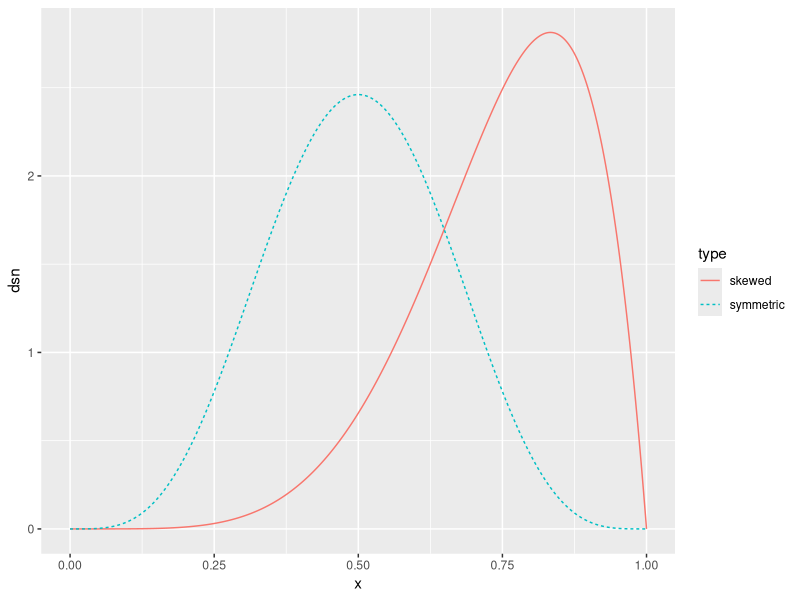
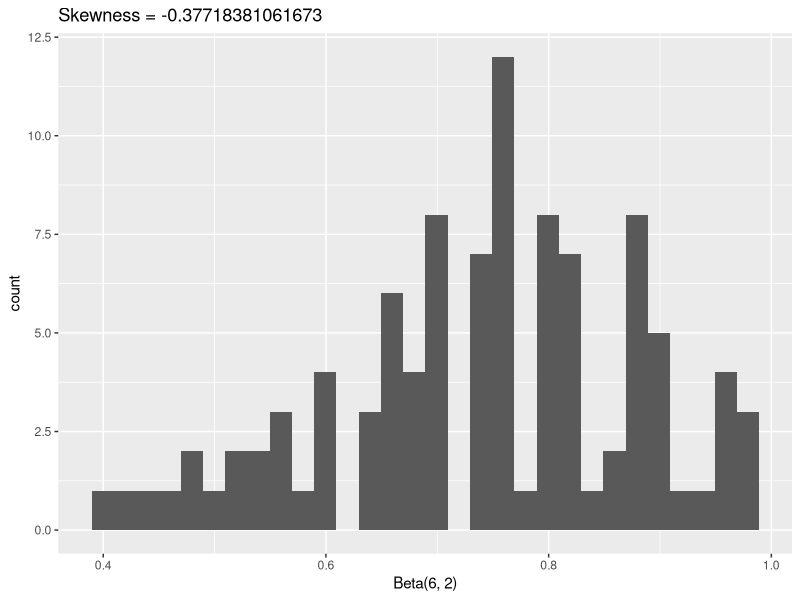
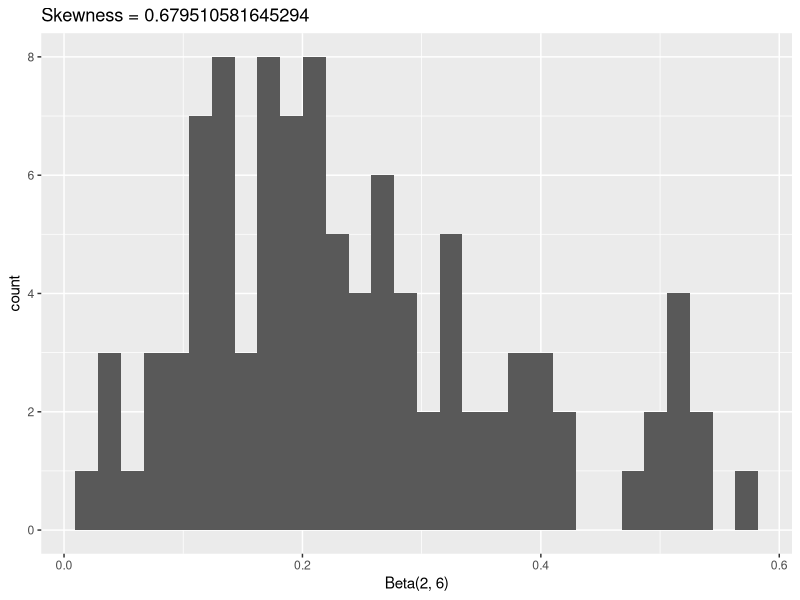
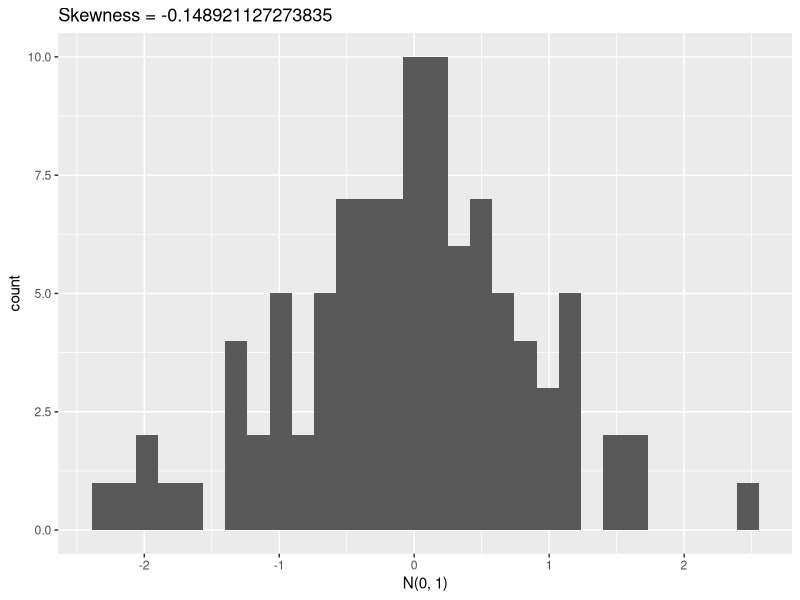
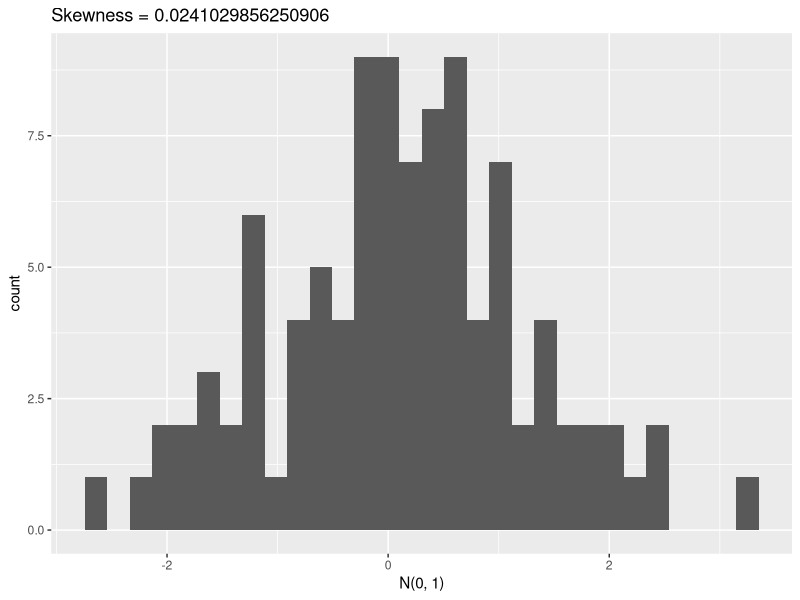
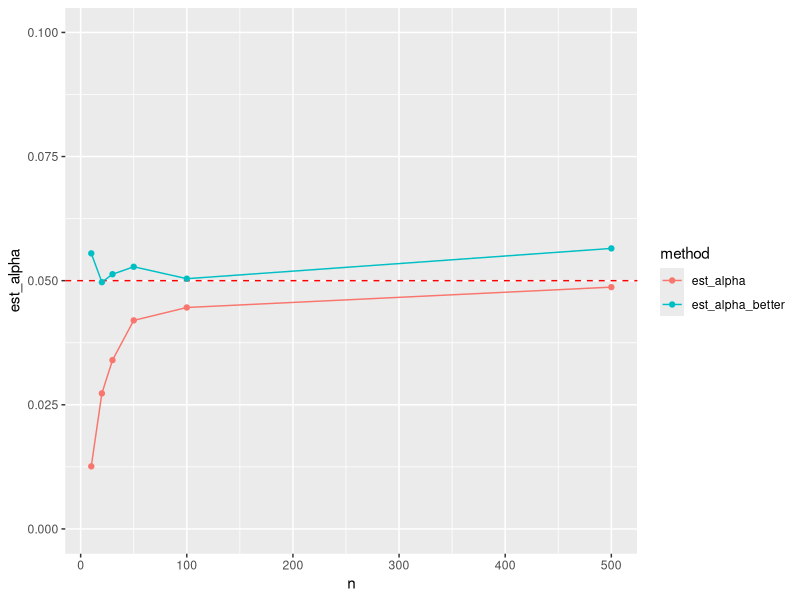

Reproduce these figures in R, in order.
## ---------------------------
library(tidyverse)

# compare a symmetric and skewed distribution
data.frame(x = seq(0, 1, length.out = 1000)) %>%
  mutate(skewed = dbeta(x, 6, 2),
         symmetric = dbeta(x, 5, 5)) %>%
  gather(type, dsn, -x) %>%
  ggplot() +
  geom_line(aes(x, dsn, colour = type, lty = type))

## write a skewness function based on a sample x
skew <- function(x) {
  x_bar <- mean(x)
  
  # sqrt(b_1) function
  mean((x - x_bar)^3)/(mean((x - x_bar)^2))^(3/2)
}

## check skewness of some samples
n <- 100
a1 <- rbeta(n, 6, 2)
a2 <- rbeta(n, 2, 6)

## two symmetric samples
b1 <- rnorm(100)
b2 <- rnorm(100)

## fill in the skewness values
ggplot() + geom_histogram(aes(a1)) + xlab("Beta(6, 2)") + ggtitle(paste("Skewness =", skew(a1)))
ggplot() + geom_histogram(aes(a2)) + xlab("Beta(2, 6)") + ggtitle(paste("Skewness =", skew(a2)))
ggplot() + geom_histogram(aes(b1)) + xlab("N(0, 1)") + ggtitle(paste("Skewness =", skew(b1)))
ggplot() + geom_histogram(aes(b2)) + xlab("N(0, 1)") + ggtitle(paste("Skewness =", skew(b2)))


## ------------------------------------------------------------------------
## Assess the P(Type I Error) for alpha = .05, n = 10, 20, 30, 50, 100, 500

## function to assess type I error rate for different parameters
est_alpha_skew <- function(n, r_null_dist, variance = 6/n, alpha = 0.05, m = 1000) {
  reject <- rep(NA, m)
  for(i in seq_len(m)) {
    sample <- r_null_dist(n)
    t_star <- abs(skew(sample)/sqrt(variance))
    reject[i] <- t_star > qnorm(1 - alpha/2)
  }
  mean(reject)
}

## example of a symetric distribution we could use in our function
r_beta55 <- function(n) rbeta(n, 5, 5)

## store results
res <- data.frame(n = c(10, 20, 30, 50, 100, 500))
for(i in seq_len(nrow(res))) {
  n <- res[i, "n"]
  res[i, "est_alpha"] = est_alpha_skew(n, rnorm, m = 10000)
  res[i, "est_alpha_better"] = est_alpha_skew(n, rnorm, variance = 6*(n - 2)/((n + 1)*(n + 3)), m = 10000)
}


## plot estimated type I error rates for 2 methods
res |>
  pivot_longer(-n, names_to = "method", values_to = "est_alpha") |>
  ggplot() +
  geom_hline(aes(yintercept = 0.05), lty = 2, colour = "red") +
  geom_line(aes(n, est_alpha, colour = method)) +
  geom_point(aes(n, est_alpha, colour = method)) +
  ylim(c(0, .1))

## Assess the Type I error rate of a skewness test using the finite sample correction variance.

## see above

